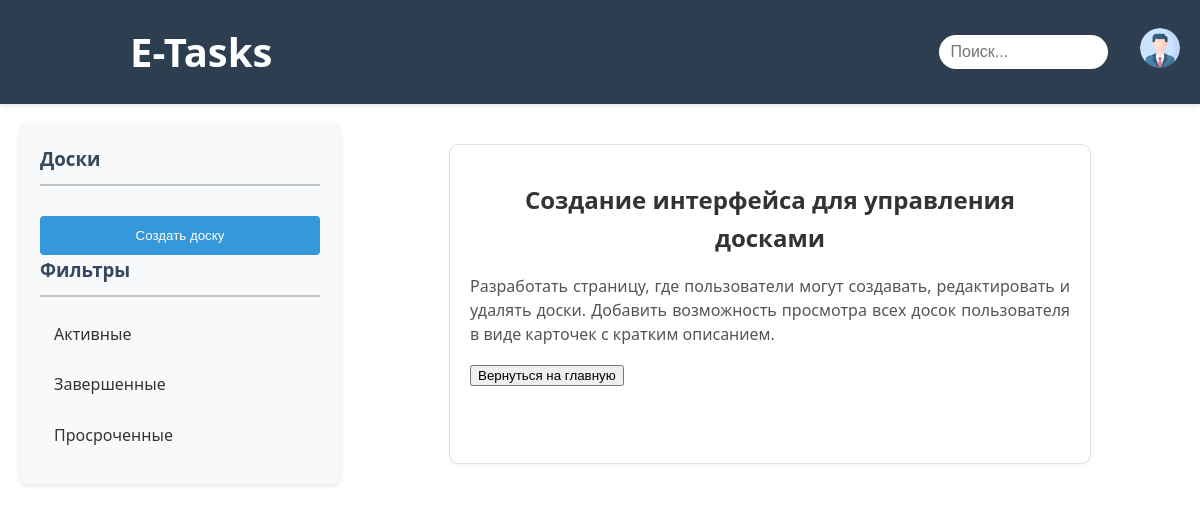
The page /main/tasks/5 on the database its author committed.
### boardsapp/models.py (models this page shows, shortened)
class Task(models.Model):
    title = models.CharField("Название", max_length=50)
    description = models.TextField('Описание')
    created_date = models.DateTimeField('Время создания', auto_created=True)
    deadline=models.DateTimeField('Дедлайн', auto_created=True, blank=True, )

### boardsapp/views.py (the view)
# urls.py: path('tasks/<int:pk>', views.TaskShow.as_view(), name='task-detail'),
class TaskShow(DetailView):
    model = Task
    boards=Board.objects.all()
    template_name = 'boardsapp/task.html'
    context_object_name = 'task'

### boardsapp/templates/boardsapp/task.html (shortened to what this page needs)
{% extends 'boardsapp/base.html' %}
{% block content %}
<div class="task-container">
    <h1 class="task-title">{{ task.title }}</h1>
    <p class="task-description">{{ task.description }}</p>
    <div class="task-actions">
        <a href="{% url 'main' %}" class="btn-back"><button>Вернуться на главную</button></a>
    </div>
</div>
{% endblock %}

### boardsapp/static/boardsapp/css/mainstyle.css (style rules this page uses)
body { font-family: 'Segoe UI', Tahoma, Geneva, Verdana, sans-serif; margin: 0; padding: 0; line-height: 1.6; color: #333; }
.task-title { font-weight: bold; color: #34495e; }
.task-container { background-color: #ffffff; border: 1px solid #e0e0e0; border-radius: 10px; box-shadow: 0 2px 4px rgba(0, 0, 0, 0.05); padding: 20px; margin: 20px 0; width: 80%; max-width: 600px; margin-left: auto; margin-right: auto; }
.task-title { font-size: 24px; font-weight: bold; margin-bottom: 10px; color: #333333; text-align: center; }

### rows shown on the page
Task: title "Создание интерфейса для управления досками", description "Разработать страницу, где пользователи могут создавать, редактировать и удалять доски. Добавить возможность просмотра всех досок пользователя в виде карточек с кратким описанием."
